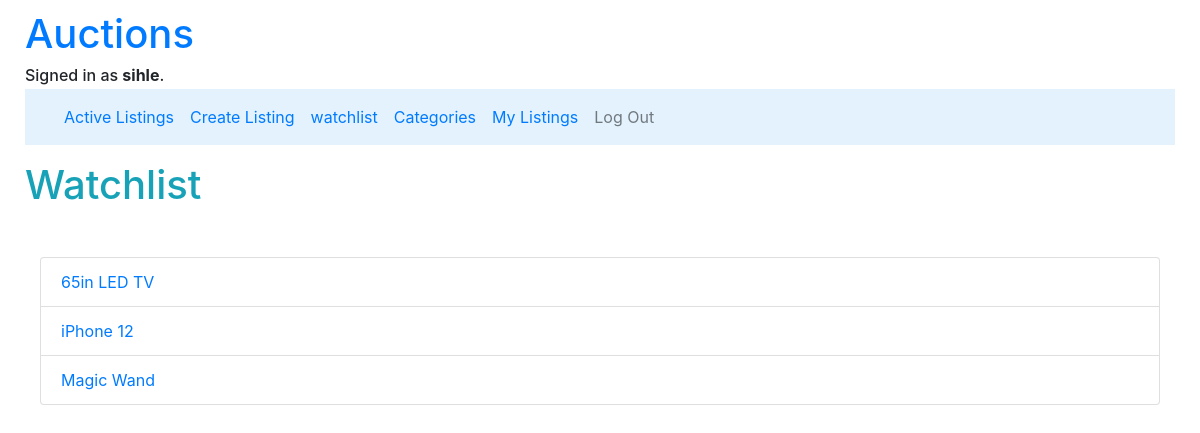
Screenshot of /watchlist (signed in) with the database file from the repository.
### auctions/models.py (models this page shows, shortened)
class User(AbstractUser):
    mobile = models.BigIntegerField(null = True)
    listings = models.ManyToManyField("Listing", blank=True, related_name="user_listings")
    bids = models.ManyToManyField("Bid", blank=True, related_name="user_bids")

class Watchlist(models.Model):
    listing = models.ForeignKey(Listing, on_delete=models.CASCADE, related_name="watched")
    user = models.ForeignKey(User, on_delete=models.CASCADE, related_name="wishes")
    status = models.BooleanField(default=False)

class Listing(models.Model):
    title = models.CharField(max_length= 30)
    description = models.CharField(max_length= 200)
    creator = models.ForeignKey(User, on_delete=models.CASCADE, related_name="user", null=True)
    bid = models.ManyToManyField("Bid", related_name="current_bid", null=True)
    bidders = models.ManyToManyField(User, blank=True, related_name="buyers")
    pub_date = models.DateField(default=date.today)
    mod_date = models.DateField(default=date.today)
    comments = models.ManyToManyField("Comment", related_name="listing_comments", null=True, blank=True)
    category = models.ManyToManyField("Category", related_name="listing_category", null=True)
    active = models.BooleanField(default=True)
    winner = models.ForeignKey(User, on_delete=models.CASCADE, related_name="sold", null=True)
    listing_image = models.ImageField(null=True, blank=True, upload_to="Images/listings_pics")

### auctions/views.py (the view)
# urls.py: path("watchlist", views.watchlist_view, name="watchlist"),
@login_required
def watchlist_view(request):
    if not request.user.is_authenticated:
        return render(request, "auctions/error.html", {"message": "You are not logged in, please log in first to view the page."})
    current_user = request.user
    print(f"current user: {current_user.id}")
    return render(request, "auctions/watchlist.html", {"items": Watchlist.objects.filter(user_id=current_user)})
    pass

### auctions/templates/auctions/watchlist.html
{% extends "auctions/layout.html" %}
{% block body %}
    <h1 class="display mb-5 mt-3 text-info">Watchlist</h1>
    <div class="container-fluid">
        <div>
            <ul class="list-group">
                {% for item in items %}
                    <li class="list-group-item"><a href="listings/{{item.listing.id}}">{{item.listing.title}}</a></li>
                {% empty %}
                <li class="list-group-item"> No listings added yet</li>
                {% endfor %}
            </ul>
        </div>
    </div>
{% endblock %}

### auctions/templates/auctions/layout.html (shortened to what this page needs)
{% load static %}
<!DOCTYPE html>
<html lang="en">
    <head>
        <link rel="stylesheet" href="https://stackpath.bootstrapcdn.com/bootstrap/4.4.1/css/bootstrap.min.css">
        <link href="{% static 'auctions/styles.css' %}" rel="stylesheet">
    </head>
    <div class="container-fluid">
        <body>
            <a href="{% url 'index' %}"><h1>Auctions</h1></a>
            <div>
                {% if user.is_authenticated %}
                    <h6 class="mb-1">Signed in as <strong>{{ user.username }}</strong>.</h5>
                {% else %}
                    Not signed in.
                {% endif %}
            </div>
            <nav class="navbar navbar-expand-lg navbar-light" style="background-color: #e3f2fd;">
                <div class="container-fluid">
                  <div class="collapse navbar-collapse" id="navbarNav">
                    <ul class="navbar-nav">
                        <li class="nav-item">
                            <a class="nav-link text-primary" href="{% url 'index' %}">Active Listings</a>
                        </li>
                        {% if user.is_authenticated %}
                            <li class="nav-item">
                                <a class="nav-link text-primary" href="{% url 'create' %}">Create Listing</a>
                            </li>
                            <li class="nav-item">
                                <a class="nav-link text-primary" href="{% url 'watchlist' %}">watchlist</a>
                            </li>
                            <li class="nav-item">
                                <a class="nav-link text-primary" href="{% url 'category' %}">Categories</a>
                            </li>
                            <li class="nav-item">
                                <a class="nav-link text-primary" href="{% url 'mylistings' %}">My Listings</a>
                            </li>
                            <li class="nav-item">
                                <a class="nav-link" href="{% url 'logout' %}">Log Out</a>
                            </li>
                        {% endif %}
                    </ul>
                    <br>
                  </div>
                </div>
              </nav>
            {% block body %}
            {% endblock %}
        </body>
    </div>
</html>

### auctions/static/auctions/styles.css (style rules this page uses)
body { padding: 10px; }

### rows the page displays
User: username "sihle"
Watchlist: listing "65in LED TV"
Watchlist: listing "iPhone 12"
Watchlist: listing "Magic Wand"
